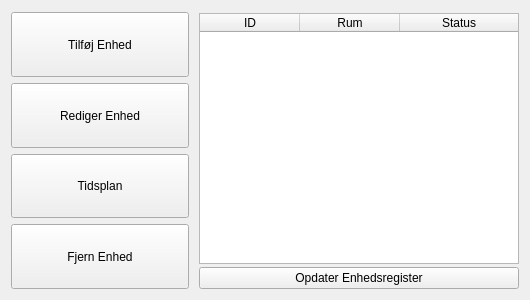
<?xml version="1.0" encoding="UTF-8"?>
<ui version="4.0">
 <class>MainMenu</class>
 <widget class="QWidget" name="MainMenu">
  <property name="geometry">
   <rect>
    <x>0</x>
    <y>0</y>
    <width>530</width>
    <height>300</height>
   </rect>
  </property>
  <property name="sizePolicy">
   <sizepolicy hsizetype="Fixed" vsizetype="Fixed">
    <horstretch>0</horstretch>
    <verstretch>0</verstretch>
   </sizepolicy>
  </property>
  <property name="minimumSize">
   <size>
    <width>530</width>
    <height>300</height>
   </size>
  </property>
  <property name="maximumSize">
   <size>
    <width>530</width>
    <height>300</height>
   </size>
  </property>
  <property name="windowTitle">
   <string>Form</string>
  </property>
  <layout class="QHBoxLayout" name="horizontalLayout">
   <item>
    <layout class="QVBoxLayout" name="verticalLayout">
     <property name="topMargin">
      <number>1</number>
     </property>
     <item>
      <widget class="QPushButton" name="addUnit_PushButton">
       <property name="sizePolicy">
        <sizepolicy hsizetype="Minimum" vsizetype="Expanding">
         <horstretch>0</horstretch>
         <verstretch>0</verstretch>
        </sizepolicy>
       </property>
       <property name="text">
        <string>Tilføj Enhed</string>
       </property>
      </widget>
     </item>
     <item>
      <widget class="QPushButton" name="editUnit_PushButton">
       <property name="sizePolicy">
        <sizepolicy hsizetype="Minimum" vsizetype="Expanding">
         <horstretch>0</horstretch>
         <verstretch>0</verstretch>
        </sizepolicy>
       </property>
       <property name="text">
        <string>Rediger Enhed</string>
       </property>
      </widget>
     </item>
     <item>
      <widget class="QPushButton" name="pushButton_2">
       <property name="sizePolicy">
        <sizepolicy hsizetype="Minimum" vsizetype="Expanding">
         <horstretch>0</horstretch>
         <verstretch>0</verstretch>
        </sizepolicy>
       </property>
       <property name="text">
        <string>Tidsplan</string>
       </property>
      </widget>
     </item>
     <item>
      <widget class="QPushButton" name="remUnit_PushButton">
       <property name="sizePolicy">
        <sizepolicy hsizetype="Minimum" vsizetype="Expanding">
         <horstretch>0</horstretch>
         <verstretch>0</verstretch>
        </sizepolicy>
       </property>
       <property name="text">
        <string>Fjern Enhed</string>
       </property>
      </widget>
     </item>
    </layout>
   </item>
   <item>
    <spacer name="horizontalSpacer">
     <property name="orientation">
      <enum>Qt::Horizontal</enum>
     </property>
     <property name="sizeType">
      <enum>QSizePolicy::Fixed</enum>
     </property>
     <property name="sizeHint" stdset="0">
      <size>
       <width>4</width>
       <height>20</height>
      </size>
     </property>
    </spacer>
   </item>
   <item>
    <layout class="QVBoxLayout" name="verticalLayout_2">
     <property name="topMargin">
      <number>2</number>
     </property>
     <item>
      <widget class="QTableWidget" name="unitTable">
       <property name="sizePolicy">
        <sizepolicy hsizetype="Fixed" vsizetype="Fixed">
         <horstretch>0</horstretch>
         <verstretch>0</verstretch>
        </sizepolicy>
       </property>
       <property name="minimumSize">
        <size>
         <width>320</width>
         <height>251</height>
        </size>
       </property>
       <property name="alternatingRowColors">
        <bool>true</bool>
       </property>
       <attribute name="horizontalHeaderCascadingSectionResizes">
        <bool>false</bool>
       </attribute>
       <attribute name="horizontalHeaderStretchLastSection">
        <bool>true</bool>
       </attribute>
       <attribute name="verticalHeaderVisible">
        <bool>false</bool>
       </attribute>
       <column>
        <property name="text">
         <string>ID</string>
        </property>
       </column>
       <column>
        <property name="text">
         <string>Rum</string>
        </property>
       </column>
       <column>
        <property name="text">
         <string>Status</string>
        </property>
       </column>
      </widget>
     </item>
     <item>
      <widget class="QPushButton" name="updateButton">
       <property name="text">
        <string>Opdater Enhedsregister</string>
       </property>
      </widget>
     </item>
    </layout>
   </item>
  </layout>
 </widget>
 <resources/>
 <connections/>
</ui>
